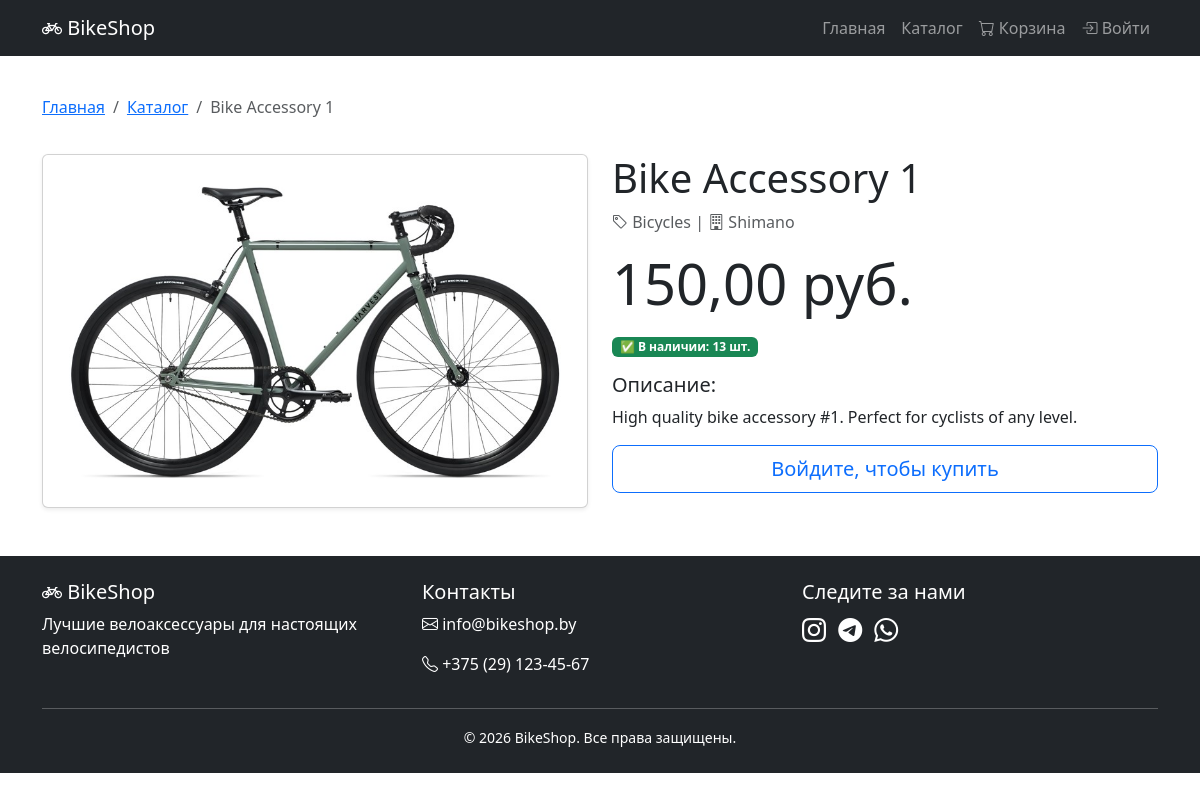
The app's page /catalog/1/ with its own data.
### products/models.py (models this page shows, shortened)
class Product(models.Model):
    name = models.CharField(max_length=200, verbose_name='Название товара')
    description = models.TextField(verbose_name='Описание')
    photo = models.ImageField(upload_to='products/', blank=True, null=True, verbose_name='Фото')
    price = models.DecimalField(
        max_digits=10,
        decimal_places=2,
        validators=[validate_non_negative],
        verbose_name='Price'
    )
    stock_quantity = models.IntegerField(
        validators=[validate_non_negative],
        verbose_name='Stock quantity'
    )
    category = models.ForeignKey(
        Category,
        on_delete=models.CASCADE,
        related_name='products',
        verbose_name='Category'
    )
    manufacturer = models.ForeignKey(
        Manufacturer,
        on_delete=models.CASCADE,
        related_name='products',
        verbose_name='Manufacturer'
    )
    class Meta:
        verbose_name = 'Product'
        verbose_name_plural = 'Products'

class Category(models.Model):
    name = models.CharField(max_length=100, verbose_name='Название категории')
    description = models.TextField(blank=True, null=True, verbose_name='Описание')
    class Meta:
        verbose_name = 'Category'
        verbose_name_plural = 'Categories'

class Manufacturer(models.Model):
    name = models.CharField(max_length=100, verbose_name='Название')
    country = models.CharField(max_length=100, verbose_name='Страна')
    description = models.TextField(blank=True, null=True, verbose_name='Описание')
    class Meta:
        verbose_name = 'Manufacturer'
        verbose_name_plural = 'Manufacturers'

### products/views.py (the view)
# urls.py: path('catalog/<int:pk>/', views.product_detail, name='product_detail'),
def product_detail(request, pk):
    product = get_object_or_404(Product, id=pk)
    return render(request, 'products/product_detail.html', {'product': product})

### templates/products/product_detail.html (shortened to what this page needs)
{% extends 'base.html' %}
{% load static %}
{% block content %}
<div class="container my-4">
    <nav aria-label="breadcrumb">
        <ol class="breadcrumb">
            <li class="breadcrumb-item"><a href="/">Главная</a></li>
            <li class="breadcrumb-item"><a href="{% url 'products:product_list' %}">Каталог</a></li>
            <li class="breadcrumb-item active" aria-current="page">{{ product.name }}</li>
        </ol>
    </nav>
    <div class="row">
        <div class="col-md-6">
            <div class="card shadow-sm">
                <div class="card-body text-center">
                    {% if 'Bicycles' in product.category.name %}
                        <img src="{% static 'images/bike.jpg' %}" class="img-fluid rounded" style="max-height: 400px; width: 100%; object-fit: cover;" alt="Велосипед">
                    {% elif 'Lights' in product.category.name %}
                        <img src="{% static 'images/fonarik.jpg' %}" class="img-fluid rounded" style="max-height: 400px; width: 100%; object-fit: cover;" alt="Фонарь">
                    {% elif 'Locks' in product.category.name %}
                        <img src="{% static 'images/zamok.jpg' %}" class="img-fluid rounded" style="max-height: 400px; width: 100%; object-fit: cover;" alt="Замок">
                    {% elif 'Bags' in product.category.name %}
                        <img src="{% static 'images/sumka.jpg' %}" class="img-fluid rounded" style="max-height: 400px; width: 100%; object-fit: cover;" alt="Сумка">
                    {% elif 'Helmets' in product.category.name %}
                        <img src="{% static 'images/schlem.jpg' %}" class="img-fluid rounded" style="max-height: 400px; width: 100%; object-fit: cover;" alt="Шлем">
                    {% else %}
                        <img src="{% static 'images/bike.jpg' %}" class="img-fluid rounded" style="max-height: 400px; width: 100%; object-fit: cover;" alt="Аксессуар">
                    {% endif %}
                </div>
            </div>
        </div>
        <div class="col-md-6">
            <h1>{{ product.name }}</h1>
            <p class="text-muted">
                <i class="bi bi-tag"></i> {{ product.category.name }} |
                <i class="bi bi-building"></i> {{ product.manufacturer.name }}
            </p>
            <div class="price display-4">{{ product.price }} руб.</div>
            <div class="my-3">
                {% if product.stock_quantity > 0 %}
                <span class="badge bg-success">✅ В наличии: {{ product.stock_quantity }} шт.</span>
                {% else %}
                <span class="badge bg-danger">❌ Нет в наличии</span>
                {% endif %}
            </div>
            <h5>Описание:</h5>
            <p>{{ product.description }}</p>
            {% if user.is_authenticated and product.stock_quantity > 0 %}
            <button class="btn btn-success btn-lg w-100 add-to-cart-btn" data-product-id="{{ product.id }}">
                🛒 Добавить в корзину
            </button>
            {% elif not user.is_authenticated %}
            <a href="{% url 'login' %}" class="btn btn-outline-primary btn-lg w-100">Войдите, чтобы купить</a>
            {% else %}
            <button class="btn btn-secondary btn-lg w-100" disabled>Нет в наличии</button>
            {% endif %}
        </div>
    </div>
</div>
{% endblock %}

### static/css/style.css (style rules this page uses)
:root { --primary-color: #2c3e50; --secondary-color: #e67e22; --accent-color: #3498db; --dark-bg: #1a1a2e; --light-bg: #f8f9fa; }
.breadcrumb { background: transparent; padding: 15px 0; margin-bottom: 20px; }

### records on screen
Product: name "Bike Accessory 1", category.name "Bicycles", manufacturer.name "Shimano", price "150,00", stock_quantity "13", description "High quality bike accessory #1. Perfect for cyclists of any level."
